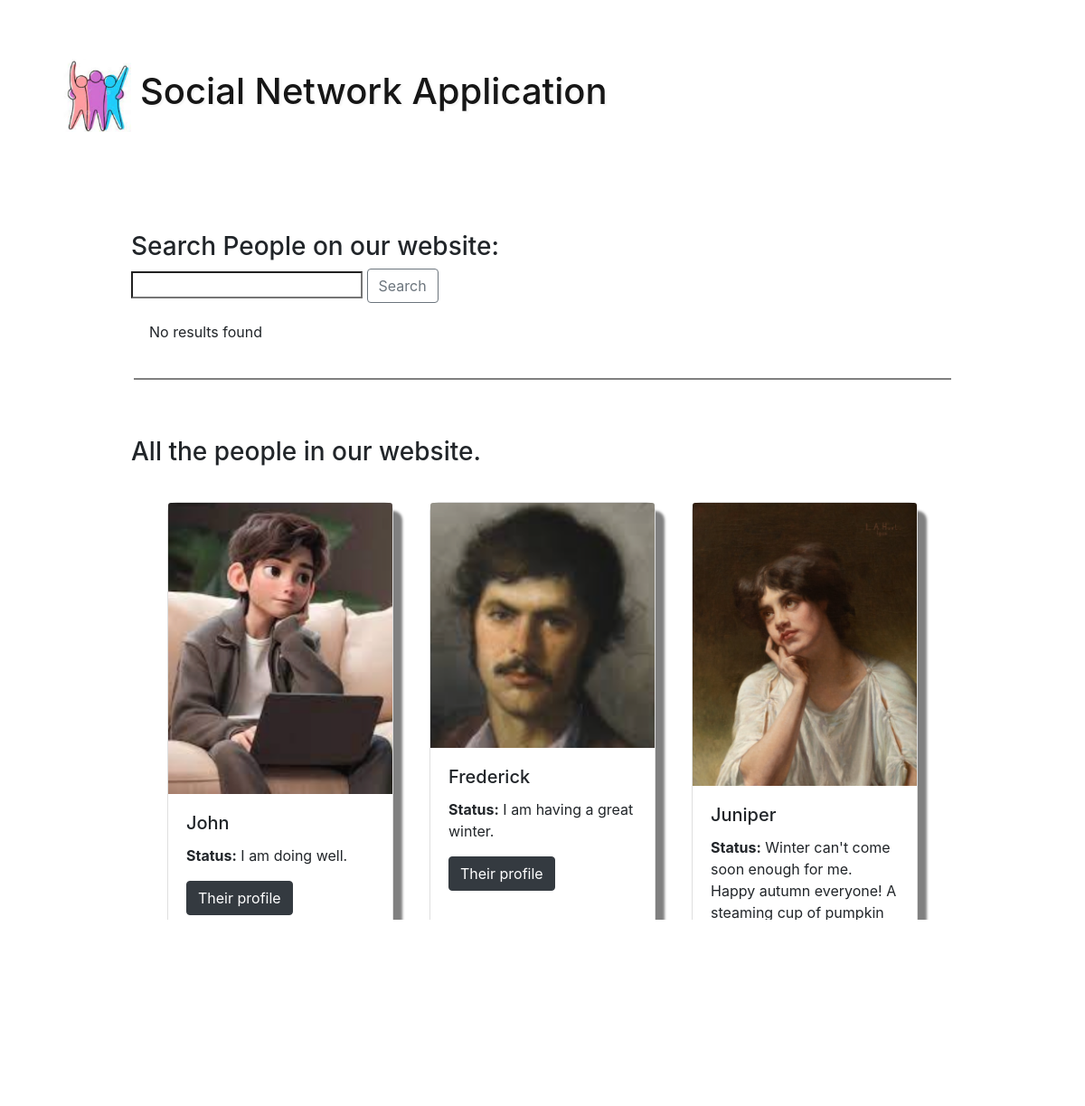
The page /people/ on the database its author committed.
### chat/models.py (models this page shows, shortened)
class AppUser(models.Model):
    user = models.OneToOneField(User, on_delete=models.CASCADE)
    organisation = models.CharField(max_length=256, null=True, blank=True)
    status = models.CharField(max_length=1256, null=True, blank=True)
    photo = models.ImageField(upload_to='images/', null=True, blank=True)

### chat/views.py (the view)
# urls.py: path('people/', views.people, name='people'),
def people(request):
    master_users = AppUser.objects.all() # Get list of all users in the database
    return render(request, 'chat/people.html', {'master_users': master_users,
                                               })

### chat/templates/chat/people.html
{% extends "./top.html" %}
{% load bootstrap4 %}
{% block content %}
<div class="vertical">
    <div class="search_area">
        <h3>Search People on our website:</h3>
        <form class="search_form" method="GET" action="/search/" >
            <input  type="search" name="search">
            <button class="btn btn-outline-secondary" type="submit"> Search </button>
        </form>
        <div class="horizontal">
            {% for people in search_results %}
                <div class="card" style="width: 18rem;">
                    <img class="card-img-top" src=../images/{{people.photo}} alt="Card image cap">
                    <div class="card-body">
                        <h5 class="card-title">{{ people.user.username}}</h5>
                        <p class="card-text"><b>Status:</b> {{ people.status}}</p>
                        <a href="../profile{{ people.user.username }}" class="btn btn-dark">Their profile</a>
                    </div>
                </div>
            {% empty %}
                <p>No results found</p>
            {% endfor %}
        </div>
    </div>
    <hr class="bold_divider">
    <h3>All the people in our website.</h3>
    <div class="horizontal">
        {% for people in master_users %}
            <div class="card" style="width: 18rem;">
                <img class="card-img-top" src=../images/{{people.photo}} alt="Card image cap">
                <div class="card-body">
                    <h5 class="card-title">{{ people.user}}</h5>
                    <p class="card-text"><b>Status:</b> {{ people.status}}</p>
                    <a href="../profile{{ people.user.username }}" class="btn btn-dark">Their profile</a>
                </div>
            </div>
        {% endfor %}
    </div>
</div>
{% endblock %}

### chat/templates/chat/top.html (shortened to what this page needs)
<!DOCTYPE html>
<html lang="en">
    {% load bootstrap4 %}
    <head>
        {% bootstrap_css %}
        <link rel="stylesheet" type="text/css" href="../static/css/chat.css">
    </head>
    <body>
        <div class="logoBar">
            <img src="../images/logo.png" id="logo"  alt="friendship logo" >
            <h1 id="application_title" >Social Network Application</h2>
        </div>
        <div class='innerBody'>
            {% block content %}
            {% endblock %}
    </body>
</html>

### chat/static/css/chat.css (style rules this page uses)
body { background-color: white; margin: 25px; padding: 25px; background-image: url(../../../images/texture.jpg); background-repeat: no-repeat; background-attachment: fixed; background-size: cover; }
.innerBody { background-color: rgba(255, 255, 255, 0.773); margin:50px; margin: 50px; padding: 25px; border-radius: 10px; }
.logoBar { display: flex; flex-direction: row; color: rgb(22,22,22); font-weight: bolder; padding:5px; align-items: center; text-shadow: 2px 2px 2px whitesmoke; }
#logo { width:100px; padding:10px; }
.horizontal { display:flex; flex-direction: row; padding: 10px; margin: 10px; }
.vertical { display:flex; flex-direction: column; padding: 10px; margin: 10px; }
.card { border-radius: 10px; margin: 10px; box-shadow: 10px 10px 3px grey; margin-right: 20px; margin-left: 20px; }
.bold_divider { border-top: 2px solid grey; margin:3px; padding:30px; }

### rows shown on the page
AppUser: photo (picture), user "John", status "I am doing well."
AppUser: photo (picture), user "Frederick", status "I am having a great winter."
AppUser: photo (picture), user "Juniper", status "Winter can't come soon enough for me. Happy autumn everyone! A steaming cup of pumpkin lattes to you all!"
